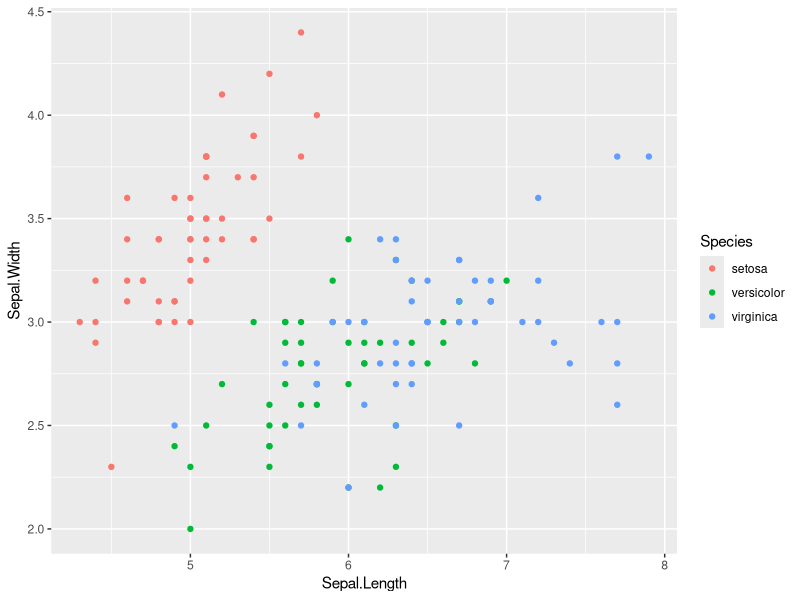
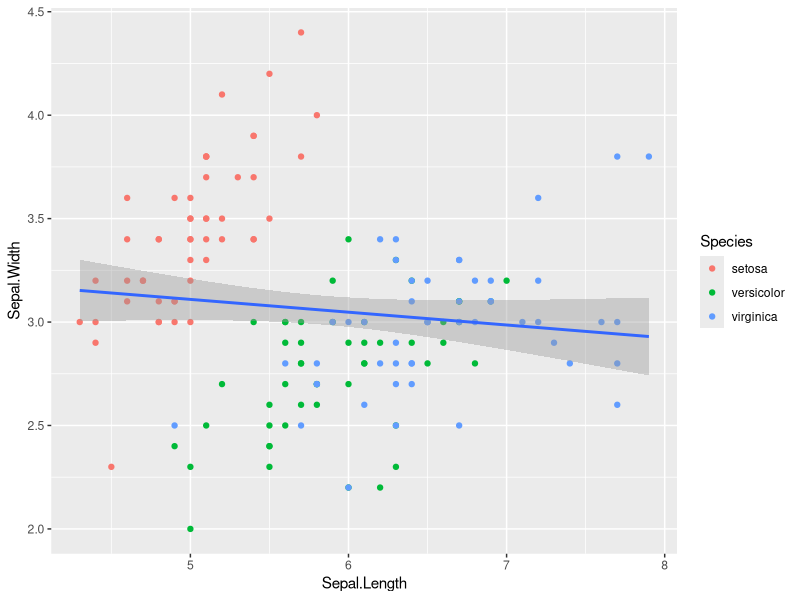
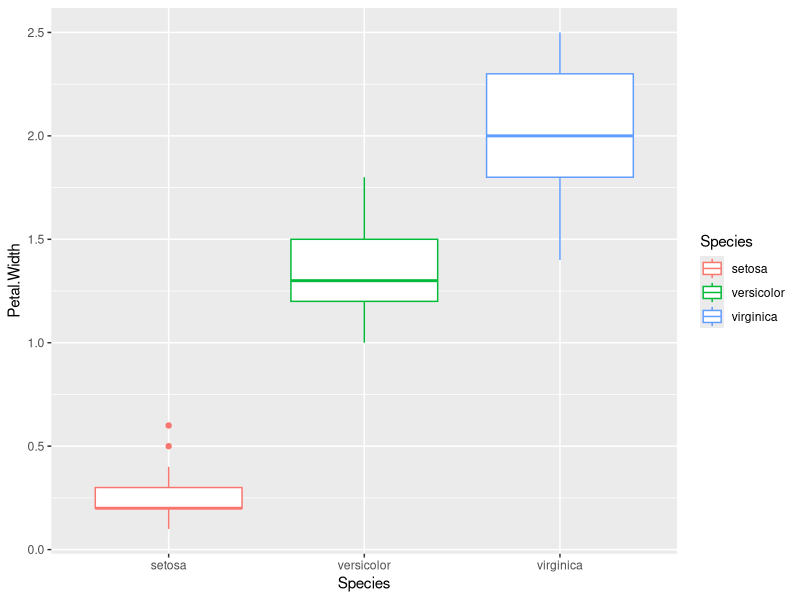
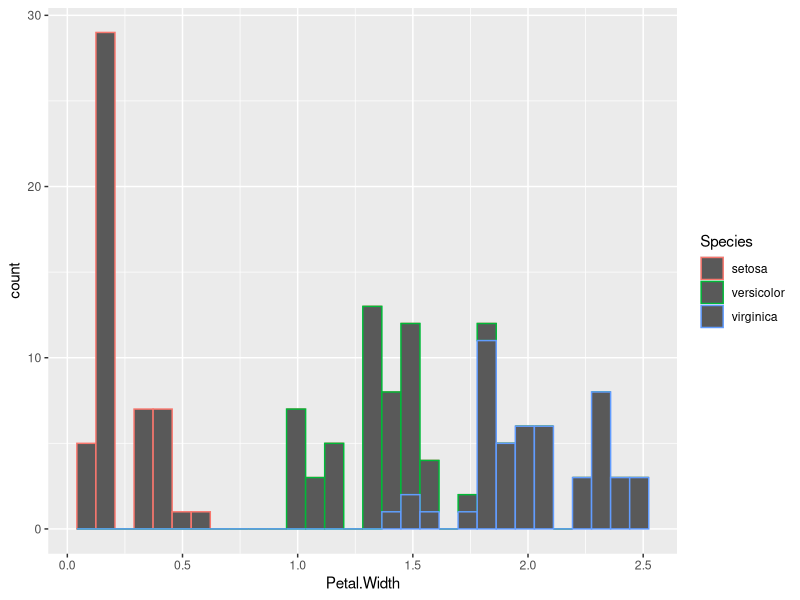

The R source for these figures, in order:
## ---- chunk 1
knitr::opts_chunk$set(echo = TRUE)
library(datasets)
library(ggplot2)
data(iris)
## ---- chunk 2
ggplot(
       data=iris,
       mapping=aes(
                    x=Sepal.Length,
                    y=Sepal.Width,
                    color=Species)
        ) + geom_point()
## ---- chunk 3
ggplot(
      data=iris,
      mapping=aes(
                    x=Sepal.Length,
                    y=Sepal.Width)
      ) + geom_point(aes(color=Species)) + geom_smooth(formula = y ~ x, method="lm")
## ---- chunk 4
cor(
      iris$Sepal.Length,
      iris$Sepal.Width,
      method = 'pearson')
## ---- chunk 5
ggplot(
        data=iris,
        mapping=aes(
                    x=Species, 
                    y=Petal.Width,
                    color=Species)
        )+ geom_boxplot() 
## ---- chunk 6
ggplot(
        data=iris,
        mapping=aes( 
                      x=Petal.Width, 
                      color=Species)
        )+ geom_histogram(bins=30) 
## ---- chunk 7
t.test(
        Petal.Width ~ Species, 
        iris, 
        Species %in% c("setosa", "virginica")
       )
